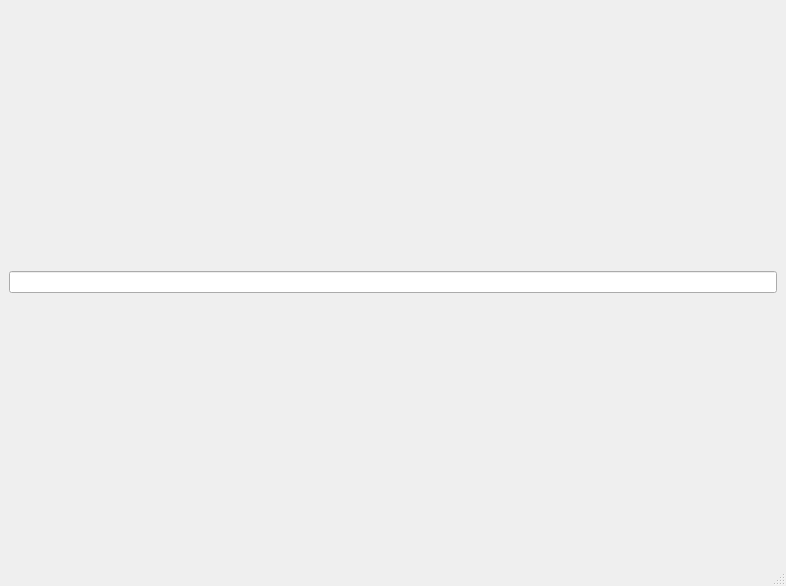
<?xml version="1.0" encoding="UTF-8"?>
<ui version="4.0">
 <class>MainWindow</class>
 <widget class="QMainWindow" name="MainWindow">
  <property name="geometry">
   <rect>
    <x>0</x>
    <y>0</y>
    <width>786</width>
    <height>586</height>
   </rect>
  </property>
  <property name="windowTitle">
   <string>MainWindow</string>
  </property>
  <widget class="QWidget" name="centralwidget">
   <layout class="QGridLayout" name="gridLayout">
    <item row="0" column="0">
     <layout class="QVBoxLayout" name="verticalLayout">
      <item>
       <widget class="QLineEdit" name="lineEdit"/>
      </item>
     </layout>
    </item>
   </layout>
  </widget>
  <widget class="QMenuBar" name="menubar">
   <property name="geometry">
    <rect>
     <x>0</x>
     <y>0</y>
     <width>786</width>
     <height>21</height>
    </rect>
   </property>
  </widget>
  <widget class="QStatusBar" name="statusbar"/>
 </widget>
 <resources/>
 <connections/>
</ui>
